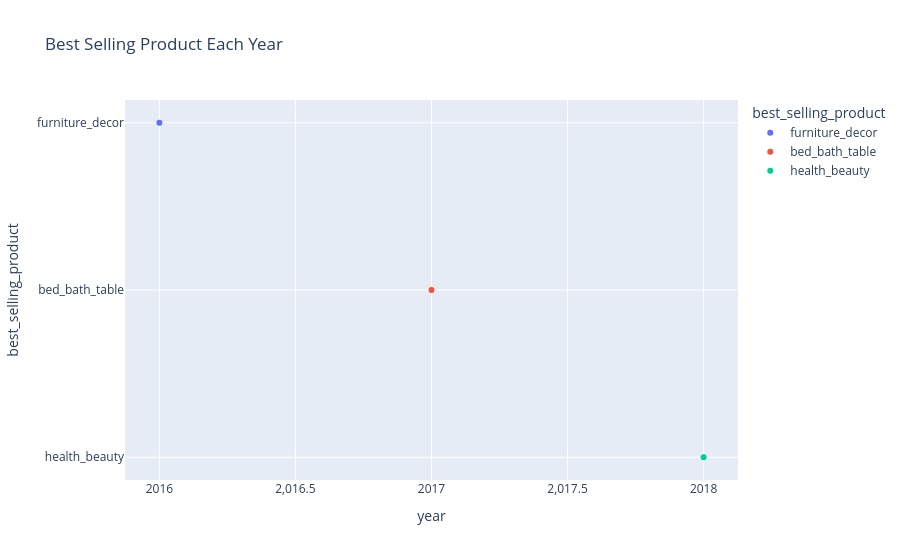

The code cell stored with this chart in its notebook:
### Code cell
best_selling_product_each_year = pd.pivot_table(
    df,
    index = 'product_name',
    columns = 'year',
    values = 'price',
    aggfunc = 'sum',
    fill_value = 0
).idxmax(axis = 0).reset_index().rename(columns = {'index':'year', 0:'best_selling_product'}).head(5)

px.scatter(
    best_selling_product_each_year,
    x = 'year',
    y = 'best_selling_product',
    title = 'Best Selling Product Each Year',
    color='best_selling_product'
   ).show()

### Figure 1 — Plotly figure (JSON) as saved in the notebook; plotly's stock layout.template omitted (floating-point values rounded to 4 significant figures)
{"data": [{"hovertemplate": "best_selling_product=%{y}<br>year=%{x}<extra></extra>", "legendgroup": "furniture_decor", "marker": {"color": "#636efa", "symbol": "circle"}, "mode": "markers", "name": "furniture_decor", "orientation": "h", "showlegend": true, "type": "scatter", "x": [2016.0], "xaxis": "x", "y": ["furniture_decor"], "yaxis": "y"}, {"hovertemplate": "best_selling_product=%{y}<br>year=%{x}<extra></extra>", "legendgroup": "bed_bath_table", "marker": {"color": "#EF553B", "symbol": "circle"}, "mode": "markers", "name": "bed_bath_table", "orientation": "h", "showlegend": true, "type": "scatter", "x": [2017.0], "xaxis": "x", "y": ["bed_bath_table"], "yaxis": "y"}, {"hovertemplate": "best_selling_product=%{y}<br>year=%{x}<extra></extra>", "legendgroup": "health_beauty", "marker": {"color": "#00cc96", "symbol": "circle"}, "mode": "markers", "name": "health_beauty", "orientation": "h", "showlegend": true, "type": "scatter", "x": [2018.0], "xaxis": "x", "y": ["health_beauty"], "yaxis": "y"}], "layout": {"legend": {"title": {"text": "best_selling_product"}, "tracegroupgap": 0}, "title": {"text": "Best Selling Product Each Year"}, "xaxis": {"anchor": "y", "domain": [0, 1], "title": {"text": "year"}}, "yaxis": {"anchor": "x", "categoryarray": ["health_beauty", "bed_bath_table", "furniture_decor"], "categoryorder": "array", "domain": [0, 1], "title": {"text": "best_selling_product"}}}}
